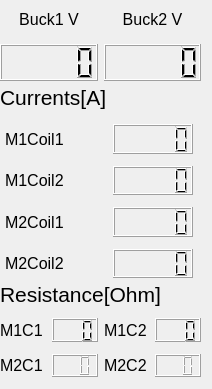
       <widget class="QWidget" name="tab_5">
        <attribute name="title">
         <string>Motors</string>
        </attribute>
        <widget class="QWidget" name="verticalLayoutWidget_16">
         <property name="geometry">
          <rect>
           <x>0</x>
           <y>0</y>
           <width>201</width>
           <height>81</height>
          </rect>
         </property>
         <layout class="QVBoxLayout" name="verticalLayout_18">
          <item>
           <layout class="QHBoxLayout" name="horizontalLayout_10">
            <property name="topMargin">
             <number>3</number>
            </property>
            <property name="bottomMargin">
             <number>3</number>
            </property>
            <item>
             <widget class="QLabel" name="label_5">
              <property name="font">
               <font>
                <pointsize>12</pointsize>
               </font>
              </property>
              <property name="text">
               <string>Buck1 V</string>
              </property>
              <property name="alignment">
               <set>Qt::AlignmentFlag::AlignCenter</set>
              </property>
             </widget>
            </item>
            <item>
             <widget class="QLabel" name="label_13">
              <property name="font">
               <font>
                <pointsize>12</pointsize>
               </font>
              </property>
              <property name="text">
               <string>Buck2 V</string>
              </property>
              <property name="alignment">
               <set>Qt::AlignmentFlag::AlignCenter</set>
              </property>
             </widget>
            </item>
           </layout>
          </item>
          <item>
           <layout class="QHBoxLayout" name="horizontalLayout_9">
            <item>
             <widget class="QLCDNumber" name="lcdNumber_buck1"/>
            </item>
            <item>
             <widget class="QLCDNumber" name="lcdNumber_buck2"/>
            </item>
           </layout>
          </item>
         </layout>
        </widget>
        <widget class="QWidget" name="verticalLayoutWidget_15">
         <property name="geometry">
          <rect>
           <x>0</x>
           <y>80</y>
           <width>203</width>
           <height>201</height>
          </rect>
         </property>
         <layout class="QVBoxLayout" name="verticalLayout_17">
          <item>
           <widget class="QLabel" name="label_18">
            <property name="font">
             <font>
              <pointsize>16</pointsize>
             </font>
            </property>
            <property name="text">
             <string>Currents[A]</string>
            </property>
           </widget>
          </item>
          <item>
           <layout class="QHBoxLayout" name="horizontalLayout_13">
            <property name="leftMargin">
             <number>5</number>
            </property>
            <property name="topMargin">
             <number>3</number>
            </property>
            <property name="rightMargin">
             <number>10</number>
            </property>
            <property name="bottomMargin">
             <number>3</number>
            </property>
            <item>
             <widget class="QLabel" name="label_14">
              <property name="font">
               <font>
                <pointsize>12</pointsize>
               </font>
              </property>
              <property name="text">
               <string>M1Coil1</string>
              </property>
             </widget>
            </item>
            <item>
             <widget class="QLabel" name="label_31">
              <property name="sizePolicy">
               <sizepolicy hsizetype="Fixed" vsizetype="Fixed">
                <horstretch>0</horstretch>
                <verstretch>0</verstretch>
               </sizepolicy>
              </property>
              <property name="maximumSize">
               <size>
                <width>16</width>
                <height>16</height>
               </size>
              </property>
              <property name="text">
               <string/>
              </property>
              <property name="pixmap">
               <pixmap>../stepper_controller_V2/GUI/StepperGUI/graphics/led_red.png</pixmap>
              </property>
              <property name="scaledContents">
               <bool>true</bool>
              </property>
              <property name="alignment">
               <set>Qt::AlignmentFlag::AlignCenter</set>
              </property>
             </widget>
            </item>
            <item>
             <widget class="QLCDNumber" name="lcdNumber_M1C1"/>
            </item>
           </layout>
          </item>
          <item>
           <layout class="QHBoxLayout" name="horizontalLayout_14">
            <property name="leftMargin">
             <number>5</number>
            </property>
            <property name="topMargin">
             <number>3</number>
            </property>
            <property name="rightMargin">
             <number>10</number>
            </property>
            <property name="bottomMargin">
             <number>3</number>
            </property>
            <item>
             <widget class="QLabel" name="label_15">
              <property name="font">
               <font>
                <pointsize>12</pointsize>
               </font>
              </property>
              <property name="text">
               <string>M1Coil2</string>
              </property>
             </widget>
            </item>
            <item>
             <widget class="QLabel" name="label_34">
              <property name="sizePolicy">
               <sizepolicy hsizetype="Fixed" vsizetype="Fixed">
                <horstretch>0</horstretch>
                <verstretch>0</verstretch>
               </sizepolicy>
              </property>
              <property name="maximumSize">
               <size>
                <width>16</width>
                <height>16</height>
               </size>
              </property>
              <property name="text">
               <string/>
              </property>
              <property name="pixmap">
               <pixmap>../stepper_controller_V2/GUI/StepperGUI/graphics/led_red.png</pixmap>
              </property>
              <property name="scaledContents">
               <bool>true</bool>
              </property>
              <property name="alignment">
               <set>Qt::AlignmentFlag::AlignCenter</set>
              </property>
             </widget>
            </item>
            <item>
             <widget class="QLCDNumber" name="lcdNumber_M1C2"/>
            </item>
           </layout>
          </item>
          <item>
           <layout class="QHBoxLayout" name="horizontalLayout_16">
            <property name="leftMargin">
             <number>5</number>
            </property>
            <property name="topMargin">
             <number>3</number>
            </property>
            <property name="rightMargin">
             <number>10</number>
            </property>
            <property name="bottomMargin">
             <number>3</number>
            </property>
            <item>
             <widget class="QLabel" name="label_17">
              <property name="font">
               <font>
                <pointsize>12</pointsize>
               </font>
              </property>
              <property name="text">
               <string>M2Coil1</string>
              </property>
             </widget>
            </item>
            <item>
             <widget class="QLabel" name="label_32">
              <property name="sizePolicy">
               <sizepolicy hsizetype="Fixed" vsizetype="Fixed">
                <horstretch>0</horstretch>
                <verstretch>0</verstretch>
               </sizepolicy>
              </property>
              <property name="maximumSize">
               <size>
                <width>16</width>
                <height>16</height>
               </size>
              </property>
              <property name="text">
               <string/>
              </property>
              <property name="pixmap">
               <pixmap>../stepper_controller_V2/GUI/StepperGUI/graphics/led_red.png</pixmap>
              </property>
              <property name="scaledContents">
               <bool>true</bool>
              </property>
              <property name="alignment">
               <set>Qt::AlignmentFlag::AlignCenter</set>
              </property>
             </widget>
            </item>
            <item>
             <widget class="QLCDNumber" name="lcdNumber_M2C1"/>
            </item>
           </layout>
          </item>
          <item>
           <layout class="QHBoxLayout" name="horizontalLayout_15">
            <property name="leftMargin">
             <number>5</number>
            </property>
            <property name="topMargin">
             <number>3</number>
            </property>
            <property name="rightMargin">
             <number>10</number>
            </property>
            <property name="bottomMargin">
             <number>3</number>
            </property>
            <item>
             <widget class="QLabel" name="label_16">
              <property name="font">
               <font>
                <pointsize>12</pointsize>
               </font>
              </property>
              <property name="text">
               <string>M2Coil2</string>
              </property>
             </widget>
            </item>
            <item>
             <widget class="QLabel" name="label_38">
              <property name="sizePolicy">
               <sizepolicy hsizetype="Fixed" vsizetype="Fixed">
                <horstretch>0</horstretch>
                <verstretch>0</verstretch>
               </sizepolicy>
              </property>
              <property name="maximumSize">
               <size>
                <width>16</width>
                <height>16</height>
               </size>
              </property>
              <property name="text">
               <string/>
              </property>
              <property name="pixmap">
               <pixmap>../stepper_controller_V2/GUI/StepperGUI/graphics/led_red.png</pixmap>
              </property>
              <property name="scaledContents">
               <bool>true</bool>
              </property>
              <property name="alignment">
               <set>Qt::AlignmentFlag::AlignCenter</set>
              </property>
             </widget>
            </item>
            <item>
             <widget class="QLCDNumber" name="lcdNumber_M2C2"/>
            </item>
           </layout>
          </item>
         </layout>
        </widget>
        <widget class="QWidget" name="verticalLayoutWidget_20">
         <property name="geometry">
          <rect>
           <x>0</x>
           <y>280</y>
           <width>201</width>
           <height>100</height>
          </rect>
         </property>
         <layout class="QVBoxLayout" name="verticalLayout_22">
          <item>
           <widget class="QLabel" name="label_29">
            <property name="font">
             <font>
              <pointsize>16</pointsize>
             </font>
            </property>
            <property name="text">
             <string>Resistance[Ohm]</string>
            </property>
           </widget>
          </item>
          <item>
           <layout class="QHBoxLayout" name="horizontalLayout_20">
            <property name="topMargin">
             <number>3</number>
            </property>
            <property name="bottomMargin">
             <number>3</number>
            </property>
            <item>
             <widget class="QLabel" name="label_24">
              <property name="font">
               <font>
                <pointsize>12</pointsize>
               </font>
              </property>
              <property name="text">
               <string>M1C1</string>
              </property>
             </widget>
            </item>
            <item>
             <widget class="QLCDNumber" name="lcdNumber_M1C1_R">
              <property name="smallDecimalPoint">
               <bool>false</bool>
              </property>
              <property name="digitCount">
               <number>3</number>
              </property>
             </widget>
            </item>
            <item>
             <widget class="QLabel" name="label_28">
              <property name="font">
               <font>
                <pointsize>12</pointsize>
               </font>
              </property>
              <property name="text">
               <string>M1C2</string>
              </property>
             </widget>
            </item>
            <item>
             <widget class="QLCDNumber" name="lcdNumber_M1C2_R">
              <property name="smallDecimalPoint">
               <bool>false</bool>
              </property>
              <property name="digitCount">
               <number>3</number>
              </property>
             </widget>
            </item>
           </layout>
          </item>
          <item>
           <layout class="QHBoxLayout" name="horizontalLayout_19">
            <property name="topMargin">
             <number>3</number>
            </property>
            <property name="bottomMargin">
             <number>3</number>
            </property>
            <item>
             <widget class="QLabel" name="label_22">
              <property name="font">
               <font>
                <pointsize>12</pointsize>
               </font>
              </property>
              <property name="text">
               <string>M2C1</string>
              </property>
             </widget>
            </item>
            <item>
             <widget class="QLCDNumber" name="lcdNumber_M2C1_R">
              <property name="smallDecimalPoint">
               <bool>false</bool>
              </property>
              <property name="digitCount">
               <number>3</number>
              </property>
             </widget>
            </item>
            <item>
             <widget class="QLabel" name="label_23">
              <property name="font">
               <font>
                <pointsize>12</pointsize>
               </font>
              </property>
              <property name="text">
               <string>M2C2</string>
              </property>
             </widget>
            </item>
            <item>
             <widget class="QLCDNumber" name="lcdNumber_M2C2_R">
              <property name="smallDecimalPoint">
               <bool>false</bool>
              </property>
              <property name="digitCount">
               <number>3</number>
              </property>
             </widget>
            </item>
           </layout>
          </item>
         </layout>
        </widget>
       </widget>
